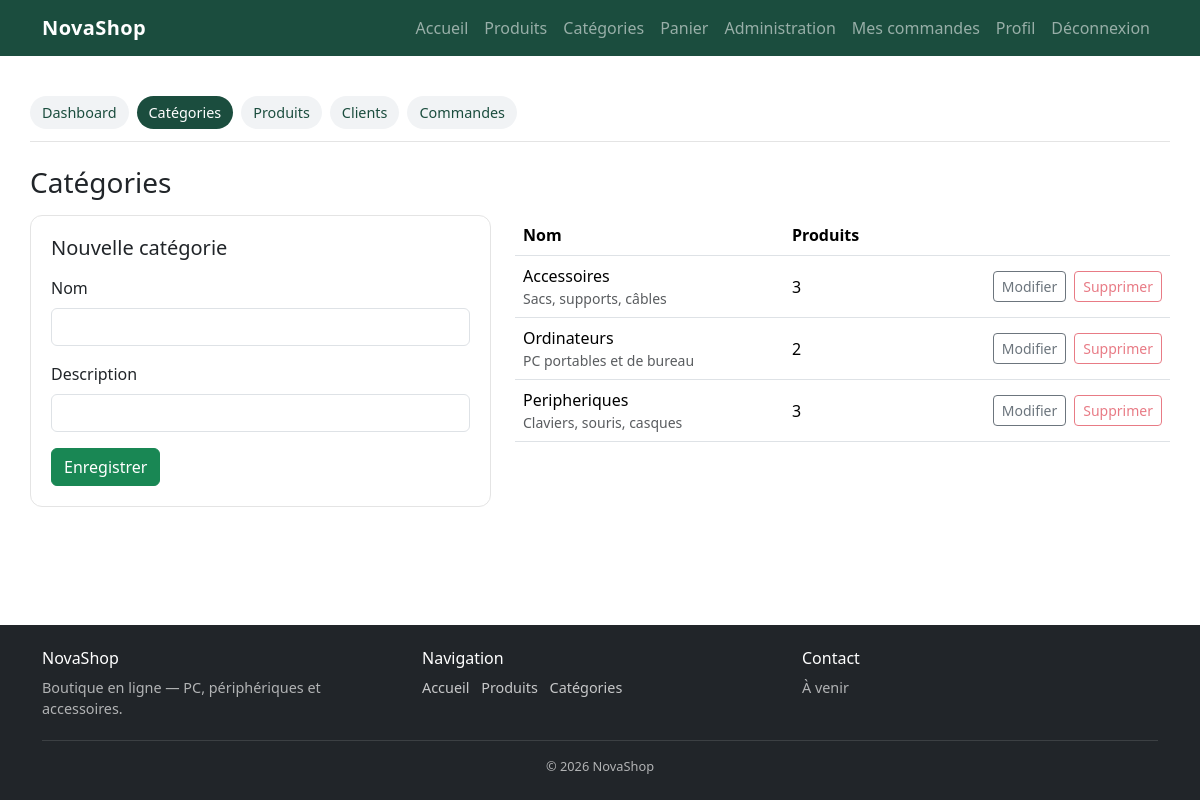
Screenshot of /admin/categories.php (signed in) with the database file from the repository.
### tables this page shows
CREATE TABLE categories (
    id INT UNSIGNED AUTO_INCREMENT PRIMARY KEY,
    nom VARCHAR(100) NOT NULL,
    description VARCHAR(255) DEFAULT NULL
);

### includes/functions.php (called while the page is built, shortened)
<?php
function e(?string $value): string
{
    return htmlspecialchars($value ?? '', ENT_QUOTES, 'UTF-8');
}

### admin/categories.php (the view, shortened to what this page needs)
<?php
require_once __DIR__ . '/bootstrap.php';
$edition = null;
$stmt = $pdo->query(
    'SELECT c.id, c.nom, c.description, COUNT(p.id) AS nb_produits
     FROM categories c
     LEFT JOIN products p ON p.category_id = c.id
     GROUP BY c.id, c.nom, c.description
     ORDER BY c.nom'
);
$categories = $stmt->fetchAll();
require __DIR__ . '/../includes/header.php';
require __DIR__ . '/nav.php';
?>
<h1 class="h3 mb-3">Catégories</h1>
<div class="row g-4">
    <div class="col-12 col-lg-5">
        <div class="info-card">
            <h2 class="h5 mb-3">
                <?= $edition !== null && $edition['action'] === 'modifier' ? 'Modifier la catégorie' : 'Nouvelle catégorie' ?>
            </h2>
            <form method="post" action="<?= e(ADMIN_URL) ?>/categories.php">
                <div class="mb-3">
                    <label class="form-label" for="nom">Nom</label>
                    <input class="form-control" type="text" id="nom" name="nom" required
                           value="<?= e((string) ($edition['nom'] ?? '')) ?>">
                </div>
                <div class="mb-3">
                    <label class="form-label" for="description">Description</label>
                    <input class="form-control" type="text" id="description" name="description" maxlength="255"
                           value="<?= e((string) ($edition['description'] ?? '')) ?>">
                </div>
                <div class="d-flex gap-2">
                    <button class="btn btn-success" type="submit">Enregistrer</button>
                </div>
            </form>
        </div>
    </div>
    <div class="col-12 col-lg-7">
        <div class="table-responsive">
            <table class="table align-middle">
                <thead>
                    <tr>
                        <th scope="col">Nom</th>
                        <th scope="col">Produits</th>
                        <th scope="col"><span class="visually-hidden">Actions</span></th>
                    </tr>
                </thead>
                <tbody>
                    <?php foreach ($categories as $categorie): ?>
                        <tr>
                            <td>
                                <?= e($categorie['nom']) ?>
                                <div class="small text-muted"><?= e((string) $categorie['description']) ?></div>
                            </td>
                            <td><?= e((string) $categorie['nb_produits']) ?></td>
                            <td class="text-end">
                                <div class="d-flex gap-2 justify-content-end">
                                    <a class="btn btn-outline-secondary btn-sm"
                                       href="<?= e(ADMIN_URL) ?>/categories.php?modifier=<?= e((string) $categorie['id']) ?>">
                                        Modifier
                                    </a>
                                    <form method="post" action="<?= e(ADMIN_URL) ?>/categories.php"
                                          onsubmit="return confirm('Supprimer cette catégorie ?');">
                                        <button class="btn btn-outline-danger btn-sm" type="submit"
                                                <?= (int) $categorie['nb_produits'] > 0 ? 'disabled title="Catégorie non vide"' : '' ?>>
                                            Supprimer
                                        </button>
                                    </form>
                                </div>
                            </td>
                        </tr>
                    <?php endforeach; ?>
                </tbody>
            </table>
        </div>
    </div>
</div>
<?php require __DIR__ . '/../includes/footer.php'; ?>

### public/css/style.css (style rules this page uses)
.info-card { height: 100%; border: 1px solid #e4e4e4; border-radius: 0.75rem; padding: 1.25rem; background: #fff; }

### rows the page displays
categories: nom "Accessoires", description "Sacs, supports, câbles", nb_produits "3"
categories: nom "Ordinateurs", description "PC portables et de bureau", nb_produits "2"
categories: nom "Peripheriques", description "Claviers, souris, casques", nb_produits "3"

### other values shown
$libelle "Dashboard"
$libelle "Catégories"
$libelle "Produits"
$libelle "Clients"
$libelle "Commandes"
